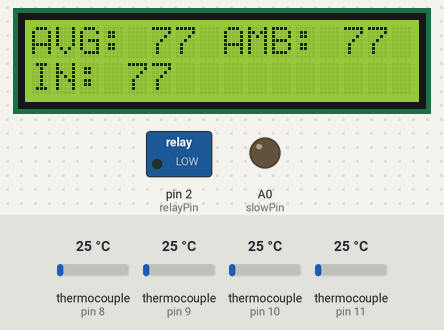
Recording of a sketch running on a simulated Arduino Nano, built with avr-gcc and run on an emulated ATmega328P. Shown: 16×2 character LCD, switched loads named in the sketch (green lamp = pin HIGH), output pins drawn as LEDs (lit = HIGH). Inputs (shaded band) come from the test bench; at power-on: thermocouple (sensors on pin 8, pin 9, pin 10, pin 11) 25 °C. Storage starts empty; what the sketch prints to the serial monitor is not drawn.

Above: at 11.2 s.
11.3 s: thermocouple (sensor on pin 8) set to 6 °C
At 13.3 s:
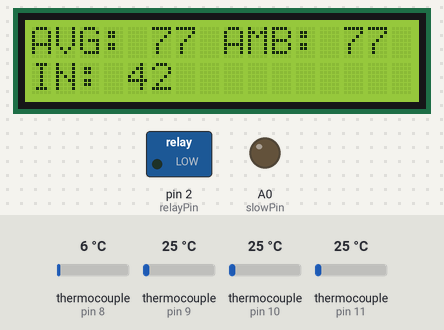
13.6 s: thermocouple (sensor on pin 9) set to 75 °C
At 14.7 s:
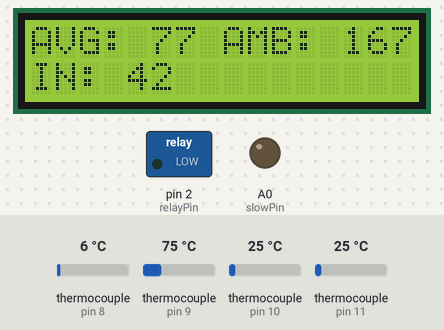
15.6 s: thermocouple (sensor on pin 10) set to 6 °C
At 17.0 s:
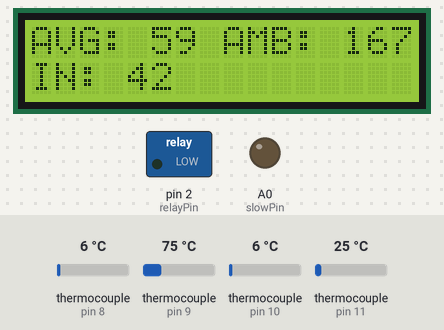
17.7 s: thermocouple (sensor on pin 9) set to 22 °C
At 19.4 s:
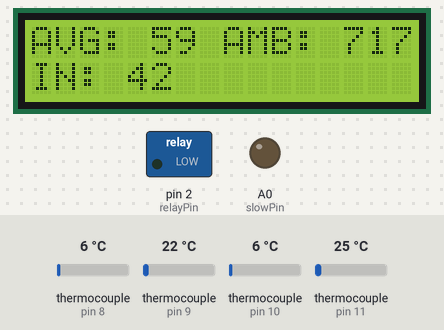
19.9 s: thermocouple (sensor on pin 9) set to 17 °C
At 21.7 s:
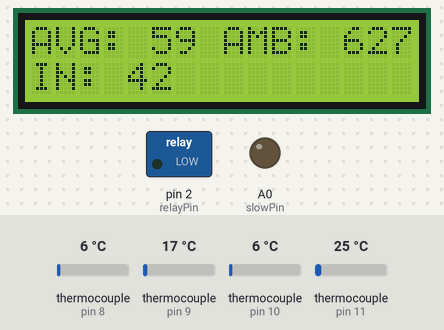
22.0 s: thermocouple (sensor on pin 11) set to 6 °C
At 23.1 s:
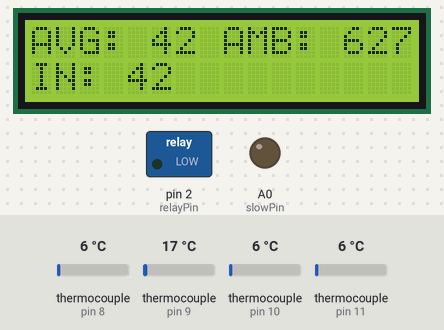
Timing chart, 0 to 25.0 s (numbered marks = the images above; inputs shaded):
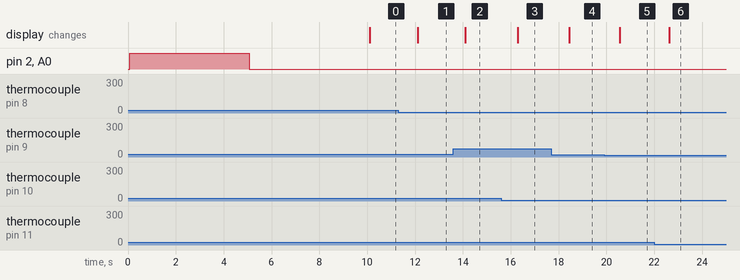

Measured:
- after the input at 11.3 s, the display: changes after 0.81 s (image 1)
- after the input at 13.6 s, the display: changes after 0.50 s (image 2)
- after the input at 15.6 s, the display: changes after 0.69 s (image 3)
- after the input at 17.7 s, the display: changes after 0.74 s (image 4)
- after the input at 19.9 s, the display: changes after 0.66 s (image 5)
- after the input at 22.0 s, the display: changes after 0.62 s (image 6)

The sketch:

controlboxcode.ino
```cpp
#include <LiquidCrystal_I2C.h>
#include "max6675.h"
#include <SPI.h>
#include <SD.h>
#include <Wire.h>

// Thermocouple pins (shared SCK & DO; separate CS per probe)
const int thermoDO  = 12;
const int thermoCLK = 13;
const int thermoCS1 = 11;  // in box #1
const int thermoCS2 = 10;  // in box #2
const int thermoCS3 = 9;  // ambient (outside box)
const int thermoCS4 = 8; // NEW: inlet pipe

LiquidCrystal_I2C lcd(0x27, 16, 2);

MAX6675 thermocouple1(thermoCLK, thermoCS1, thermoDO); // in box #1
MAX6675 thermocouple2(thermoCLK, thermoCS2, thermoDO); // in box #2
MAX6675 thermocouple3(thermoCLK, thermoCS3, thermoDO); // ambient
MAX6675 thermocouple4(thermoCLK, thermoCS4, thermoDO); // inlet pipe (NEW)

int slowPin  = A0;
int fastPin  = A7;
int relayPin = 2;

int tempAvg = 0;
int tempAmb = 0;

int amb_cold = 68;
int cold = 75;  // Cold threshold (°F)
int hot  = 90;  // Hot threshold (°F)
int amb_hot = 70;

bool low_fan  = false;
bool high_fan = false;
bool heater   = false;
bool cold_threshold = false;
bool hot_threshold  = false;

bool heater_button = false;
bool fan_button = false;

const int chipSelect = 53;

unsigned long previousMillis = 0;
const unsigned long interval = 1000; // one second
unsigned long totalRuntime = 0;

struct SensorData {
  float temp1;
  float temp2;
  float temp3;
  float temp4;
  int   tempAvg;
  bool  low_fan;
  bool  heater;
};

void logDataToSD(unsigned long runtimeMillis, int tempAvg, int tempAmbient) {
  float runtimeSeconds = runtimeMillis / 1000.0;
  File dataFile = SD.open("050526.txt", FILE_WRITE);
  if (dataFile) {
    dataFile.print(runtimeSeconds); dataFile.print(", ");
    dataFile.print(tempAvg);        dataFile.print(", ");
    dataFile.print(tempAmbient);    dataFile.print("\n");
    dataFile.flush();
    dataFile.close();
    //Serial.print("Logged to SD: ");
    //Serial.print(runtimeSeconds); Serial.print(" s, ");
    //Serial.print(tempAvg);        Serial.print(" F, ");
    //Serial.print(tempAmbient);    Serial.println(" F");
  } else {
    //Serial.println("Error opening 050526.txt");
  }
}

SensorData get_all_data(bool current_fan, bool current_heater) {
  SensorData data;
  data.temp1 = thermocouple1.readFahrenheit();
  data.temp2 = thermocouple2.readFahrenheit();
  data.temp3 = thermocouple3.readFahrenheit();
  data.temp4 = thermocouple4.readFahrenheit();
  data.tempAvg = (int)((data.temp1 + data.temp2) / 2.0);
  data.low_fan = current_fan;
  data.heater  = current_heater;
  return data;
}

void sending_data(SensorData data) {
  String esp_message = "";

  Serial.println(data.temp1);
  if (Serial.available()){
  esp_message = Serial.readStringUntil('\n');
  while (esp_message =! "1") { esp_message = Serial.readStringUntil('\n'); }
  }

  Serial.println(data.temp2);
  if (Serial.available()){
  esp_message = Serial.readStringUntil('\n');
  while (esp_message =! "2") { esp_message = Serial.readStringUntil('\n'); }
  }

  Serial.println(data.temp3);
  if (Serial.available()){
  esp_message = Serial.readStringUntil('\n');
  while (esp_message =! "3") { esp_message = Serial.readStringUntil('\n'); }
  }

  Serial.println(data.temp4);
  if (Serial.available()){
  esp_message = Serial.readStringUntil('\n');
  while (esp_message =! "4") { esp_message = Serial.readStringUntil('\n'); }
  }

  Serial.println(data.tempAvg);
    if (Serial.available()){
  esp_message = Serial.readStringUntil('\n');
  while (esp_message =! "5") { esp_message = Serial.readStringUntil('\n'); }
    }

  Serial.println(data.low_fan);
  if (Serial.available()){
  esp_message = Serial.readStringUntil('\n');
  while (esp_message =! "6") { esp_message = Serial.readStringUntil('\n'); }
  }

  Serial.println(data.heater);
  if (Serial.available()){
  esp_message = Serial.readStringUntil('\n');
  while (esp_message =! "7") { esp_message = Serial.readStringUntil('\n'); }
  }
}


int temperature_readings() {
  double temp1 = thermocouple1.readFahrenheit();
  double temp2 = thermocouple2.readFahrenheit();
  double temp3 = thermocouple3.readFahrenheit(); // ambient
  double temp4 = thermocouple4.readFahrenheit(); // inlet pipe (NEW)

  if (isnan(temp1) || isnan(temp2) || isnan(temp3) || isnan(temp4)) {
        //Serial.println("Error reading one or more thermocouples!");
        lcd.setCursor(0, 0);
        lcd.print("Error 1");
        //return; //may need to comment this out
      }


  int avg = (int)((temp1 + temp2) / 2.0);

  String LCDOutputLine1 = "AVG: " + String(avg) + " AMB: " + String((int)temp3);
  String LCDOutputLine2 = "IN: "  + String((int)temp4);
  lcd.setCursor(0, 0); lcd.print(LCDOutputLine1);
  lcd.setCursor(0, 1); lcd.print(LCDOutputLine2);

  return avg;
}

int amb_temperature_readings() {
  double temp1 = thermocouple1.readFahrenheit();
  double temp2 = thermocouple2.readFahrenheit();
  double temp3 = thermocouple3.readFahrenheit(); // ambient
  double temp4 = thermocouple4.readFahrenheit(); // inlet pipe (NEW)

  if (isnan(temp1) || isnan(temp2) || isnan(temp3) || isnan(temp4)) {
        //Serial.println("Error reading one or more thermocouples!");
        lcd.setCursor(0, 0);
        lcd.print("Error 1");
        //return; //may need to comment this out
      }

  int avg = (int)((temp1 + temp2) / 2.0);

  String LCDOutputLine1 = "AVG: " + String(avg) + " AMB: " + String((int)temp3);
  String LCDOutputLine2 = "IN: "  + String((int)temp4);
  lcd.setCursor(0, 0); lcd.print(LCDOutputLine1);
  lcd.setCursor(0, 1); lcd.print(LCDOutputLine2);

  return (int)temp3;
}

void setup() {
  Serial.begin(9600);
  //Serial.println("MAX6675 controller start");

  lcd.init();
  lcd.backlight();

  pinMode(slowPin,  OUTPUT); digitalWrite(slowPin,  LOW);
  pinMode(fastPin,  OUTPUT); digitalWrite(fastPin,  LOW);
  pinMode(relayPin, OUTPUT);

  digitalWrite(slowPin,  HIGH);
  digitalWrite(relayPin, HIGH);
  //Serial.println("Ran Heater");
  delay(5000);

  digitalWrite(slowPin,  LOW);
  digitalWrite(relayPin, LOW);
  //Serial.println("Ran high fan");
  delay(5000);

  if (!SD.begin(chipSelect)) {
    //Serial.println("SD card initialization failed!");
  } else {
    //Serial.println("SD card initialized.");
  }

  //delay(500);
}

void loop() {
  unsigned long currentMillis = millis();

  if (currentMillis - previousMillis >= interval) {
    previousMillis = currentMillis;
    totalRuntime += interval;


    tempAvg = temperature_readings();
    tempAmb = amb_temperature_readings();
    sending_data(get_all_data(low_fan, heater));
    //delay(2000);

    //if (heater_button = true){
      //digitalWrite(relayPin, HIGH);
      // check for updates from heater button
    //}

    if (tempAvg < cold) {
      if (tempAmb < amb_cold) {
        heater = true;
        if (low_fan =! false) {
          low_fan = false;
          digitalWrite(slowPin, HIGH);
          digitalWrite(relayPin, HIGH);
          temperature_readings();
          sending_data(get_all_data(low_fan, heater));
        } else {
          high_fan = false;
          digitalWrite(fastPin, HIGH);
          digitalWrite(relayPin, HIGH);
          temperature_readings();
          sending_data(get_all_data(low_fan, heater));
        }
      }
      while (tempAvg <= 80) {
        tempAvg = temperature_readings();
        sending_data(get_all_data(low_fan, heater));
        delay(1000);
      }
    } else if (tempAvg < hot && tempAvg > cold) {
      if (tempAmb > amb_hot) {
        low_fan = true;
        if (heater =! false) {
          heater = false;
          digitalWrite(relayPin, LOW);
          digitalWrite(slowPin,  LOW);
          temperature_readings();
          sending_data(get_all_data(low_fan, heater));
        } else {
          high_fan = false;
          digitalWrite(fastPin, HIGH);
          digitalWrite(slowPin, LOW);
          temperature_readings();
          sending_data(get_all_data(low_fan, heater));
        }
      }
    }
    else {
      high_fan = true;
      if (heater =! false) {
          heater = false;
          digitalWrite(relayPin, LOW);
          digitalWrite(fastPin,  LOW);
          temperature_readings();
          sending_data(get_all_data(low_fan, heater));
        } else {
          low_fan = false;
          digitalWrite(slowPin, HIGH);
          digitalWrite(fastPin, LOW);
          temperature_readings();
          sending_data(get_all_data(low_fan, heater));
        }
    }

    while (tempAmb > 80){ // run nothing if amb is greater than 80
      if (heater =! false){
        heater = false;
        digitalWrite(relayPin, LOW);
        temperature_readings();
        sending_data(get_all_data(low_fan, heater));
        tempAmb = amb_temperature_readings();
        delay(1000);

      }else if (low_fan =! false){
        low_fan = false;
        digitalWrite(slowPin, HIGH);
        temperature_readings();
        sending_data(get_all_data(low_fan, heater));
        tempAmb = amb_temperature_readings();
        delay(1000);

      }else if(high_fan =! false){
        high_fan = false;
        digitalWrite(fastPin, HIGH);
        temperature_readings();
        sending_data(get_all_data(low_fan, heater));
        tempAmb = amb_temperature_readings();
        delay(1000);
      }
    }

    logDataToSD(totalRuntime, tempAvg, tempAmb);
  }
}
```
